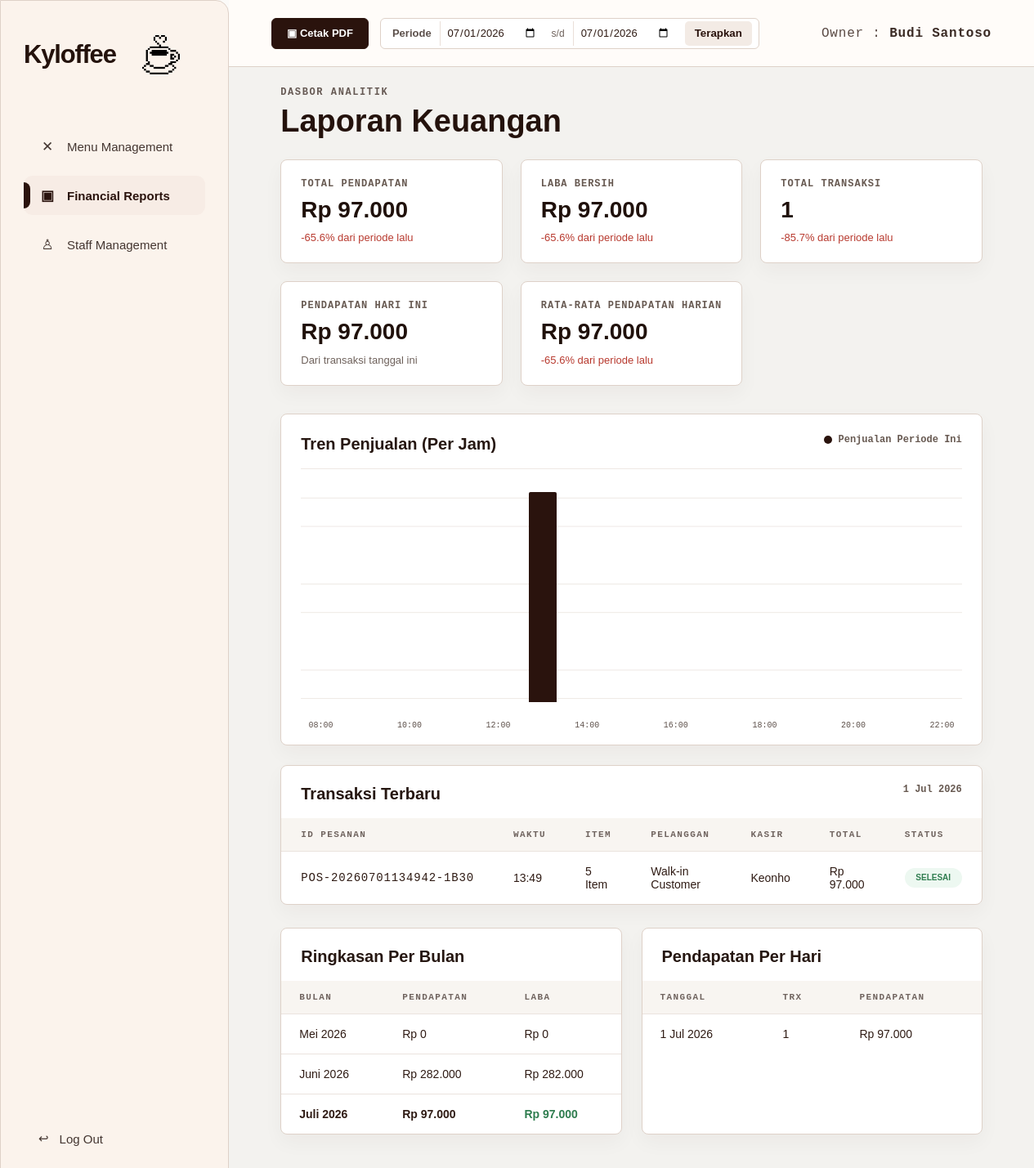
Page /owner/reports (signed in) on the committed database.
### tables this page shows
CREATE TABLE pos_transactions (
                id INTEGER PRIMARY KEY AUTOINCREMENT,
                order_code TEXT NOT NULL UNIQUE,
                transaction_date TEXT NOT NULL,
                transaction_time TEXT NOT NULL,
                customer_name TEXT DEFAULT 'Walk-in Customer',
                payment_method TEXT DEFAULT 'Tunai',
                subtotal_amount INTEGER NOT NULL DEFAULT 0,
                discount_amount INTEGER NOT NULL DEFAULT 0,
                tax_amount INTEGER NOT NULL DEFAULT 0,
                operational_cost INTEGER NOT NULL DEFAULT 0,
                total_amount INTEGER NOT NULL DEFAULT 0,
                item_count INTEGER NOT NULL DEFAULT 0,
                status TEXT NOT NULL DEFAULT 'Selesai',
                staff_id INTEGER,
                created_at TIMESTAMP DEFAULT CURRENT_TIMESTAMP
            );

CREATE TABLE users (
                id INTEGER PRIMARY KEY AUTOINCREMENT,
                full_name TEXT NOT NULL,
                email TEXT UNIQUE NOT NULL,
                password_hash TEXT NOT NULL,
                role TEXT NOT NULL,
                created_at TIMESTAMP DEFAULT CURRENT_TIMESTAMP
            , staff_phone TEXT, staff_position TEXT DEFAULT 'Staff', joined_date TEXT, staff_status TEXT DEFAULT 'Aktif', is_active INTEGER NOT NULL DEFAULT 1);

### app.py (the view)
@app.route("/owner/reports")
@owner_required
def owner_reports():
    return render_template(
        "owner_financial_reports.html",
        owner_name=get_owner_name(),
        active_page="reports",
        report=build_financial_report(request.args),
    )

### app.py (called while the page is built, shortened)
def get_db():
    global REMOTE_DB_FAILED
    if "db" not in g:
        should_try_mysql = DB_USE_MYSQL and not (REMOTE_DB_FAILED and DB_FALLBACK_SQLITE)
        sqlite_conn = sqlite3.connect(DATABASE)
        sqlite_conn.row_factory = sqlite3.Row
        g.db = DatabaseConnection(sqlite_conn, is_mysql=False)
    return g.db

def execute_script_commit(script):
    db = get_db()
    try:
        db.executescript(script)
        db.commit()
        app.logger.debug("DB script commit successful.")
    except Exception:
        db.rollback()
        app.logger.exception("DB schema change failed and rollback executed.")
        raise

def fetch_all_dict(cursor):
    rows = cursor.fetchall()
    if not rows:
        return []
    if isinstance(rows[0], dict):
        return rows
    columns = [col[0] for col in cursor.description]
    return [dict(zip(columns, row)) for row in rows]

def row_to_dict(row):
    if row is None:
        return {}
    if isinstance(row, dict):
        return row
    return dict(row)

def get_owner_name():
    return (
        session.get("full_name")
        or session.get("name")
        or session.get("username")
        or "Owner"
    )

def owner_required(view_func):
    @wraps(view_func)
    def wrapped_view(**kwargs):
        if not session.get("user_id"):
            flash("Silakan login terlebih dahulu.", "error")
            return redirect(url_for("login"))
        if session.get("role") != "owner":
            return redirect_for_role()
        return view_func(**kwargs)
    return wrapped_view

def format_report_datetime(value):
    return f"{format_short_date(value.date())} {value:%H:%M} WIB"

def format_currency(amount):
    return f"Rp {int(amount or 0):,}".replace(",", ".")

def format_short_date(value):
    month_names = ["Jan", "Feb", "Mar", "Apr", "Mei", "Jun", "Jul", "Agu", "Sep", "Okt", "Nov", "Des"]
    return f"{value.day} {month_names[value.month - 1]} {value.year}"

def format_month_name(value):
    month_names = [
        "Januari",
        "Februari",
        "Maret",
        "April",
        "Mei",
        "Juni",
        "Juli",
        "Agustus",
        "September",
        "Oktober",
        "November",
        "Desember",
    ]
    return f"{month_names[value.month - 1]} {value.year}"

def format_report_period(start_date, end_date):
    if start_date == end_date:
        return format_short_date(start_date)

    def adapt_sql(self, sql):
        if self.is_mysql:
            return sql.replace("?", "%s")
        return sql

### templates/owner_financial_reports.html (shortened to what this page needs)
<!DOCTYPE html>
<html lang="id">
<head>
    <link rel="stylesheet" href="{{ url_for('static', filename='css/owner_shell.css') }}">
    <link rel="stylesheet" href="{{ url_for('static', filename='css/owner_menu.css') }}">
</head>
<body>
    <div class="owner-page">
        {% include 'partials/owner_sidebar.html' %}
        <main class="owner-main">
            <header class="owner-topbar owner-topbar--spread">
                <div class="topbar-actions report-topbar-actions">
                    <a
                        href="{{ url_for('owner_reports_print', date_from=report.date_from, date_to=report.date_to) }}"
                        class="topbar-button topbar-button--dark"
                    >
                        &#9635; Cetak PDF
                    </a>
                    <form class="period-form" action="{{ url_for('owner_reports') }}" method="get">
                        <label for="date_from">Periode</label>
                        <input id="date_from" type="date" name="date_from" value="{{ report.date_from }}">
                        <span>s/d</span>
                        <input type="date" name="date_to" value="{{ report.date_to }}">
                        <button type="submit">Terapkan</button>
                    </form>
                </div>
                <div class="owner-identity">Owner : <strong>{{ owner_name }}</strong></div>
            </header>
            <section class="owner-content report-dashboard">
                <div class="report-heading-row report-heading-row--dashboard">
                    <div>
                        <p class="breadcrumb">DASBOR ANALITIK</p>
                        <h1>Laporan Keuangan</h1>
                    </div>
                </div>
                <section class="report-metric-grid" aria-label="Ringkasan laporan keuangan">
                    {% for item in report.dashboard_metrics %}
                        <article class="report-metric-card">
                            <span>{{ item.label }}</span>
                            <strong>{{ item.value }}</strong>
                            <small class="metric-trend metric-trend--{{ item.tone }}">{{ item.trend }}</small>
                        </article>
                    {% endfor %}
                </section>
                <section class="report-panel sales-chart-panel">
                    <div class="panel-heading">
                        <h2>Tren Penjualan (Per Jam)</h2>
                        <span><i></i> Penjualan Periode Ini</span>
                    </div>
                    <div class="sales-chart" aria-label="Grafik penjualan per jam">
                        {% for item in report.hourly_sales %}
                            <div class="sales-chart__slot">
                                <div
                                    class="sales-chart__bar {% if item.is_peak %}sales-chart__bar--peak{% endif %}"
                                    style="--bar-height: {{ item.height }}%;"
                                    title="{{ item.hour }} - {{ item.amount }}"
                                ></div>
                                <small class="{% if not item.label_visible %}is-muted-label{% endif %}">{{ item.hour }}</small>
                            </div>
                        {% endfor %}
                    </div>
                </section>
                <section class="report-panel report-table-panel">
                    <div class="panel-heading">
                        <h2>Transaksi Terbaru</h2>
                        <span>{{ report.period }}</span>
                    </div>
                    <div class="table-responsive">
                        <table class="report-data-table">
                            <thead>
                                <tr>
                                    <th>ID Pesanan</th>
                                    <th>Waktu</th>
                                    <th>Item</th>
                                    <th>Pelanggan</th>
                                    <th>Kasir</th>
                                    <th>Total</th>
                                    <th>Status</th>
                                </tr>
                            </thead>
                            <tbody>
                                {% if report.recent_transactions %}
                                    {% for trx in report.recent_transactions %}
                                        <tr>
                                            <td class="mono">{{ trx.id }}</td>
                                            <td>{{ trx.time }}</td>
                                            <td>{{ trx['items'] }} Item</td>
                                            <td>{{ trx.customer }}</td>
                                            <td>{{ trx.staff }}</td>
                                            <td>{{ trx.total }}</td>
                                            <td><span class="status-pill">{{ trx.status }}</span></td>
                                        </tr>
                                    {% endfor %}
                                {% else %}
                                    <tr>
                                        <td colspan="7" class="sheet-empty">Belum ada transaksi.</td>
                                    </tr>
                                {% endif %}
                            </tbody>
                        </table>
                    </div>
                </section>
                <section class="report-bottom-grid">
                    <article class="report-panel">
                        <div class="panel-heading">
                            <h2>Ringkasan Per Bulan</h2>
                        </div>
                        <div class="table-responsive">
                            <table class="mini-report-table">
                                <thead>
                                    <tr>
                                        <th>Bulan</th>
                                        <th>Pendapatan</th>
                                        <th>Laba</th>
                                    </tr>
                                </thead>
                                <tbody>
                                    {% for row in report.monthly_summary %}
                                        <tr class="{% if row.is_current %}is-current-row{% endif %}">
                                            <td>{{ row.month }}</td>
                                            <td>{{ row.income }}</td>
                                            <td>{{ row.profit }}</td>
                                        </tr>
                                    {% endfor %}
                                </tbody>
                            </table>
                        </div>
                    </article>
                    <article class="report-panel">
                        <div class="panel-heading">
                            <h2>Pendapatan Per Hari</h2>
                        </div>
                        <div class="table-responsive">
                            <table class="mini-report-table">
                                <thead>
                                    <tr>
                                        <th>Tanggal</th>
                                        <th>Trx</th>
                                        <th>Pendapatan</th>
                                    </tr>
                                </thead>
                                <tbody>
                                    {% if report.daily_income_rows %}
                                        {% for row in report.daily_income_rows %}
                                            <tr>
                                                <td>{{ row.date }}</td>
                                                <td>{{ row.transactions }}</td>
                                                <td>{{ row.income }}</td>
                                            </tr>
                                        {% endfor %}
                                    {% else %}
                                        <tr>
                                            <td colspan="3" class="sheet-empty">Belum ada pendapatan harian.</td>
                                        </tr>
                                    {% endif %}
                                </tbody>
                            </table>
                        </div>
                    </article>
                </section>
            </section>
        </main>
    </div>
</body>
</html>

### static/css/owner_shell.css (style rules this page uses)
:root { --kyloffee-brown: #2a130d; --kyloffee-brown-2: #3a2118; --kyloffee-cream: #fbf3ec; --kyloffee-soft: #faf8f5; --kyloffee-line: #ded1c8; --kyloffee-muted: #6f625c; --kyloffee-text: #24120c; --kyloffee-white: #ffffff; --kyloffee-danger: #b83a2f; --kyloffee-success: #2f7d4f; --sidebar-width: 280px; --topbar-height: 82px; }
* { box-sizing: border-box; }
html, body { min-height: 100%; }
body { margin: 0; background: #fbfaf8; color: var(--kyloffee-text); font-family: Arial, Helvetica, sans-serif; }
a { color: inherit; }
.owner-page { min-height: 100vh; display: flex; }
.owner-main { width: 100%; min-height: 100vh; margin-left: var(--sidebar-width); }
.owner-topbar { height: var(--topbar-height); display: flex; align-items: center; justify-content: flex-end; padding: 0 52px; background: rgba(255, 252, 249, 0.94); border-bottom: 1px solid var(--kyloffee-line); }
.owner-topbar--spread { justify-content: space-between; gap: 20px; }
.topbar-actions { display: flex; align-items: center; gap: 14px; }
.topbar-button { min-height: 38px; display: inline-flex; align-items: center; justify-content: center; gap: 9px; border-radius: 6px; border: 1px solid #ded1c8; padding: 0 18px; font: inherit; font-size: 13px; font-weight: 800; text-decoration: none; cursor: pointer; }
.topbar-button--dark { border-color: var(--kyloffee-brown); background: var(--kyloffee-brown); color: #fff; }
.owner-identity { font-family: "Courier New", monospace; font-size: 16px; letter-spacing: 0.8px; color: #5b4b45; white-space: nowrap; }
.owner-identity strong { color: #3b2b25; font-weight: 700; }
.owner-content { padding: 24px clamp(28px, 5vw, 72px) 64px; }
.breadcrumb { margin: 0 0 9px; font-family: "Courier New", monospace; font-size: 12px; font-weight: 700; letter-spacing: 1.6px; color: #665a54; }

### rows in the picture
pos_transactions: id "POS-20260701134942-1B30", time "13:49", items "5", customer "Walk-in Customer", staff "Keonho", total "Rp 97.000", status "SELESAI"

### other values in the picture
{{ owner_name }} "Budi Santoso"
{{ item.label }} "TOTAL PENDAPATAN" "LABA BERSIH" "TOTAL TRANSAKSI" "PENDAPATAN HARI INI" "RATA-RATA PENDAPATAN HARIAN"
{{ item.value }} "Rp 97.000" "Rp 97.000" "1" "Rp 97.000" "Rp 97.000"
{{ item.trend }} "-65.6% dari periode lalu" "-65.6% dari periode lalu" "-85.7% dari periode lalu" "Dari transaksi tanggal ini" "-65.6% dari periode lalu"
{{ item.hour }} "08:00" "10:00" "12:00" "14:00" "16:00" "18:00" "20:00" "22:00"
{{ report.period }} "1 Jul 2026"
{{ row.month }} "Mei 2026" "Juni 2026" "Juli 2026"
{{ row.income }} "Rp 0" "Rp 282.000" "Rp 97.000"
{{ row.profit }} "Rp 0" "Rp 282.000" "Rp 97.000"
{{ row.date }} "1 Jul 2026"
{{ row.transactions }} "1"
{{ row.income }} "Rp 97.000"
